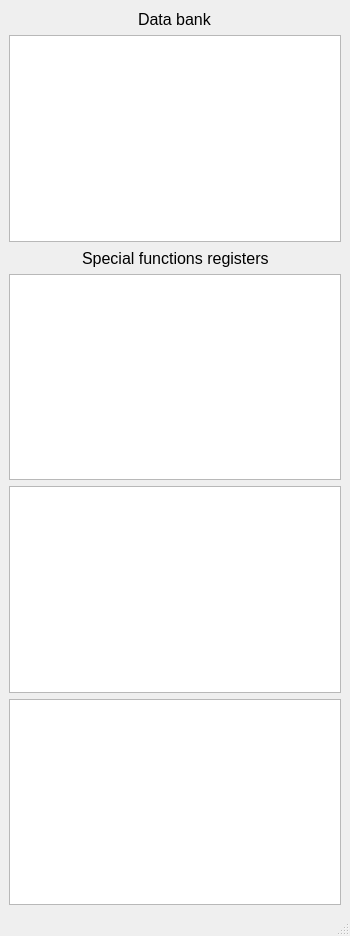
<?xml version="1.0" encoding="UTF-8"?>
<ui version="4.0">
 <class>RegTable</class>
 <widget class="QMainWindow" name="RegTable">
  <property name="geometry">
   <rect>
    <x>0</x>
    <y>0</y>
    <width>350</width>
    <height>936</height>
   </rect>
  </property>
  <property name="windowTitle">
   <string>MainWindow</string>
  </property>
  <widget class="QWidget" name="centralwidget">
   <layout class="QVBoxLayout" name="verticalLayout">
    <item>
     <layout class="QHBoxLayout" name="horizontalLayout_2">
      <item>
       <spacer name="horizontalSpacer_3">
        <property name="orientation">
         <enum>Qt::Horizontal</enum>
        </property>
        <property name="sizeHint" stdset="0">
         <size>
          <width>40</width>
          <height>20</height>
         </size>
        </property>
       </spacer>
      </item>
      <item>
       <widget class="QLabel" name="label_2">
        <property name="font">
         <font>
          <pointsize>12</pointsize>
         </font>
        </property>
        <property name="text">
         <string>Data bank</string>
        </property>
       </widget>
      </item>
      <item>
       <spacer name="horizontalSpacer_4">
        <property name="orientation">
         <enum>Qt::Horizontal</enum>
        </property>
        <property name="sizeHint" stdset="0">
         <size>
          <width>40</width>
          <height>20</height>
         </size>
        </property>
       </spacer>
      </item>
     </layout>
    </item>
    <item>
     <layout class="QHBoxLayout" name="horizontalLayout_4">
      <item>
       <widget class="QTableWidget" name="dataBankTable">
        <property name="sizePolicy">
         <sizepolicy hsizetype="Expanding" vsizetype="Expanding">
          <horstretch>0</horstretch>
          <verstretch>0</verstretch>
         </sizepolicy>
        </property>
       </widget>
      </item>
     </layout>
    </item>
    <item>
     <layout class="QHBoxLayout" name="horizontalLayout_3">
      <item>
       <spacer name="horizontalSpacer_5">
        <property name="orientation">
         <enum>Qt::Horizontal</enum>
        </property>
        <property name="sizeHint" stdset="0">
         <size>
          <width>40</width>
          <height>20</height>
         </size>
        </property>
       </spacer>
      </item>
      <item>
       <widget class="QLabel" name="label_3">
        <property name="font">
         <font>
          <pointsize>12</pointsize>
         </font>
        </property>
        <property name="text">
         <string>Special functions registers</string>
        </property>
       </widget>
      </item>
      <item>
       <spacer name="horizontalSpacer_6">
        <property name="orientation">
         <enum>Qt::Horizontal</enum>
        </property>
        <property name="sizeHint" stdset="0">
         <size>
          <width>40</width>
          <height>20</height>
         </size>
        </property>
       </spacer>
      </item>
     </layout>
    </item>
    <item>
     <layout class="QHBoxLayout" name="horizontalLayout">
      <item>
       <widget class="QTableWidget" name="dataSFRtable"/>
      </item>
     </layout>
    </item>
    <item>
     <layout class="QHBoxLayout" name="horizontalLayout_5">
      <item>
       <widget class="QTableWidget" name="dataSFRtable_2"/>
      </item>
     </layout>
    </item>
    <item>
     <layout class="QHBoxLayout" name="horizontalLayout_6">
      <item>
       <widget class="QTableWidget" name="dataSFRtable_3"/>
      </item>
     </layout>
    </item>
   </layout>
  </widget>
  <widget class="QMenuBar" name="menubar">
   <property name="geometry">
    <rect>
     <x>0</x>
     <y>0</y>
     <width>350</width>
     <height>26</height>
    </rect>
   </property>
  </widget>
  <widget class="QStatusBar" name="statusbar"/>
 </widget>
 <resources/>
 <connections/>
</ui>
